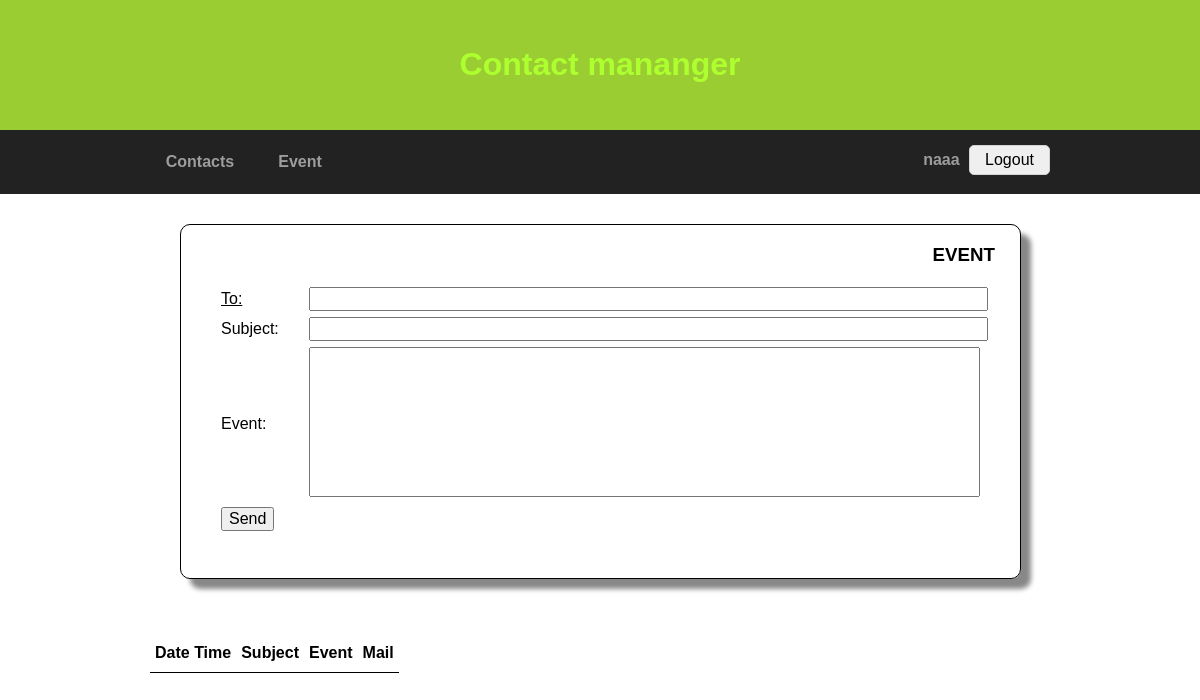
The app's page /event.php (signed in), older data.
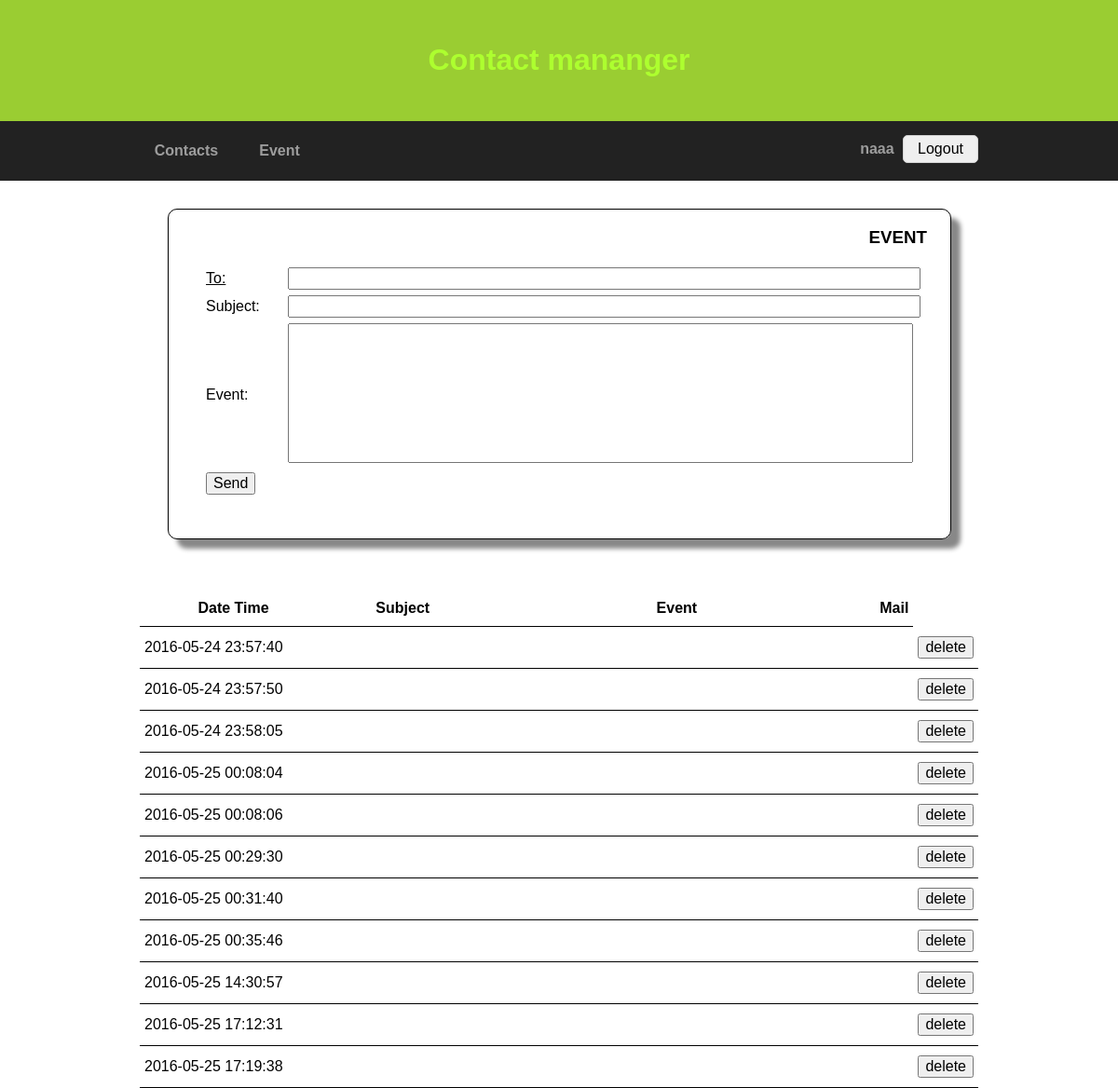
The same page, newer data.
### tables this page shows
CREATE TABLE IF NOT EXISTS `events` (
`id` int(6) unsigned NOT NULL,
  `subject` varchar(60) DEFAULT NULL,
  `event` mediumtext,
  `date_event` datetime DEFAULT NULL
);

### event.php (the view, shortened to what this page needs)
<?php
	$conn = sql_connect();
	$to="";
	$username=$_SESSION['username'];
	$sql = "SELECT id, date_event, subject, event FROM events, users_events WHERE users_events.username='$username' AND users_events.id_events = events.id ORDER BY date_event";
	$result = mysqli_query($conn, $sql);
?>
<!DOCTYPE html>
<html>
<head>
	<link rel="stylesheet" type="text/css" href="css/normalize.css">
	<link rel="stylesheet" type="text/css" href="css/style.css">
</head>
<body>
	<header class="header">
		<div class="container">
			<h1>Contact mananger</h1>
		</div>
	</header>
	<nav class="page-navigation">
		<div class="container">
			<ul>
				<li><a href="index.php">Contacts</a></li>
				<li><a href="event.php">Event</a></li>
			</ul>
			<form class="login" action="login.php" method="post">
			<span class="session_va"><?php echo $_SESSION['username']; ?></span>
				<input type="submit" name="logout" value="Logout">
			</form>
		</div>
	</nav>
	<main>
		<div class="container">
			<div id='content_view_ev'>
				<span style='text-align: right'><h3>EVENT</h3></span>
				<form name="event_form" action="event.php" method="post">
					<table>
						<tr>
							<td>
								<a href="add_contact_from_list.php">To:</a>
							</td>
							<td>
									<input  type="email" multiple name="to" cols="100" value="<?php echo $to; ?>" style="width:100%">
							</td>
						</tr>
						<tr>
							<td>
								Subject:
							</td>
							<td>
								<input type="text" name="subject" maxlength="59"  value="" style="width:100%">
							</td>
						</tr>
						<tr>
							<td>
								Event:
							</td>
							<td>
								<textarea name="event" rows="8" cols="70"style="resize: none;" ></textarea>
							</td>
						</tr>
						<tr>
							<td>
								<input type="submit" name="send" value="Send">
							</td><td></td>
						</tr>
					</table>
			</form>
			</div>
			<div id="event_table">
				<table>
					<thead>
						<tr>
							<th>Date Time </th>
							<th>Subject </th>
							<th>Event</th>
							<th>Mail</th>
						</tr>
					</thead>
					<tbody>
						<?php
							while ($row = mysqli_fetch_assoc($result)) {
								echo
									"<tr>
										<td width='25%'>" . $row["date_event"] . "</td>
										<td width='20%'>".  $row["subject"] . "</td>
										<td width='65%''>" . $row["event"] . "</td>
										<td>";
											$id=$row['id'];
								echo
										"</td>
										<td>
											<form  method='post' action='event.php'>
												<input type='hidden' name='id' value=". $id .">
												<input type='hidden' name='delete' value='yes'>
												<input type='submit' value='delete'>
											</form>
										</td>
									</tr>";
							}
						?>
					</tbody>
				</table>
		</div>
	</div>
</main>
</body>
</html>

### css/style.css (style rules this page uses)
body { font-family: Arial, San-Serif; font-size: 100%; }
ul { margin:0; padding: 0; }
ul li { list-style-type: none; }
a { color:black; }
td { padding:3px 15px 3px 15px; }
.container { margin:0 auto; width:900px; }
.header { padding:25px 0; background-color: yellowgreen; box-shadow: 10px 10px 5px #888888; }
.header h1, .header h2 { color:greenyellow; text-align: center; }
.page-navigation { background-color:#222; border-color:#101010; min-height: 64px; }
.page-navigation li { float:left; width: 100px; }
.page-navigation a { display:block; color:#9d9d9d; line-height: 4em; font-weight: bold; text-align: center; text-decoration: none; }
.session_va { color:#9d9d9d; font-weight: bold; padding: 0 5px 0 5px; }
.login { padding: 15px 0; float:right; }
.login input[type="submit"] { padding: 5px 15px; border-radius: 5px; border:1px solid lightgrey ; }
#content_view_ev { position: relative; border:1px solid; border-radius: 10px; padding: 0px 25px 25px 25px; width:auto; margin:30px 30px 30px 30px; display: inline-block; box-shadow: 10px 10px 5px #888888; }
#event_table td, th { padding:10px 5px 10px 5px; border-bottom: 1px solid; }
#event_table table { margin-top: 25px; }

Row changes from the older to the newer data that the page shows:
added events: date_event "2016-05-24 23:57:40"
added events: date_event "2016-05-24 23:57:50"
added events: date_event "2016-05-24 23:58:05"
added events: date_event "2016-05-25 00:08:04"
added events: date_event "2016-05-25 00:08:06"
added events: date_event "2016-05-25 00:29:30"
added events: date_event "2016-05-25 00:31:40"
added events: date_event "2016-05-25 00:35:46"
added events: date_event "2016-05-25 14:30:57"
added events: date_event "2016-05-25 17:12:31"
added events: date_event "2016-05-25 17:19:38"
